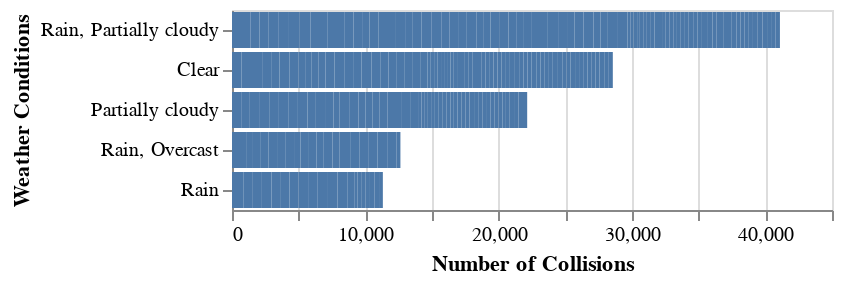

This figure's notebook cell:
### Markdown cell above
Despite not getting enough insides, we see that there might be a correlation between the number of collisions and weather conditions. However, to compare these two, this scatterplot is not the best option. We will try to use a bar chart instead.

### Code cell
alt.Chart(coll_weather).mark_bar().encode(
    y=alt.Y('conditions:N', sort='-x', title='Weather Conditions'),
    x=alt.X('collisions:Q', axis=alt.Axis(title='Number of Collisions'))
)

### Figure 1 — Vega-Lite specification as saved in the notebook (floating-point values rounded to 4 significant figures; data arrays with more than 128 entries replaced by an {"elided": "..."} marker saying what was removed)
{"config": {"view": {"continuousWidth": 300, "continuousHeight": 300}}, "data": {"name": "data-8b5876078716f2ebae27c2129db55dbc"}, "mark": {"type": "bar"}, "encoding": {"x": {"axis": {"title": "Number of Collisions"}, "field": "collisions", "type": "quantitative"}, "y": {"field": "conditions", "sort": "-x", "title": "Weather Conditions", "type": "nominal"}}, "$schema": "https://vega.github.io/schema/vega-lite/v5.8.0.json", "datasets": {"data-8b5876078716f2ebae27c2129db55dbc": {"elided": "244 records"}}}
